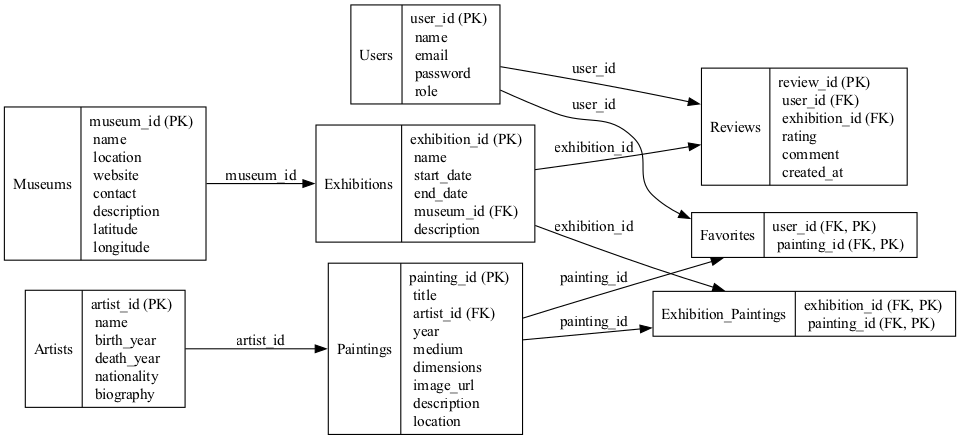

Source code (Python):
# Re-importing the necessary library since the execution state was reset
from graphviz import Digraph

# Create a new directed graph
er = Digraph('ER Diagram', filename='/mnt/data/er_diagram', format='png')
er.attr(rankdir='LR', size='10')

# Define Entities (Tables)
entities = {
    "Users": ["user_id (PK)", "name", "email", "password", "role"],
    "Artists": ["artist_id (PK)", "name", "birth_year", "death_year", "nationality", "biography"],
    "Paintings": ["painting_id (PK)", "title", "artist_id (FK)", "year", "medium", "dimensions", "image_url", "description", "location"],
    "Museums": ["museum_id (PK)", "name", "location", "website", "contact", "description", "latitude", "longitude"],
    "Exhibitions": ["exhibition_id (PK)", "name", "start_date", "end_date", "museum_id (FK)", "description"],
    "Exhibition_Paintings": ["exhibition_id (FK, PK)", "painting_id (FK, PK)"],
    "Favorites": ["user_id (FK, PK)", "painting_id (FK, PK)"],
    "Reviews": ["review_id (PK)", "user_id (FK)", "exhibition_id (FK)", "rating", "comment", "created_at"]
}

# Add entities to the diagram
for entity, attributes in entities.items():
    label = f"{entity} | " + " \\l ".join(attributes) + " \\l"
    er.node(entity, shape="record", label=f"{{ {label} }}")

# Define Relationships (Foreign Keys)
relationships = [
    ("Paintings", "Artists", "artist_id"),
    ("Exhibitions", "Museums", "museum_id"),
    ("Exhibition_Paintings", "Exhibitions", "exhibition_id"),
    ("Exhibition_Paintings", "Paintings", "painting_id"),
    ("Favorites", "Users", "user_id"),
    ("Favorites", "Paintings", "painting_id"),
    ("Reviews", "Users", "user_id"),
    ("Reviews", "Exhibitions", "exhibition_id")
]

# Add relationships to the diagram
for child, parent, key in relationships:
    er.edge(parent, child, label=key)

# Save and render the ER diagram
er_path = "/Users/benjaminazman/Desktop/python-diagram/er_diagram"
er.render(er_path, format='png', cleanup=True)
er_path
